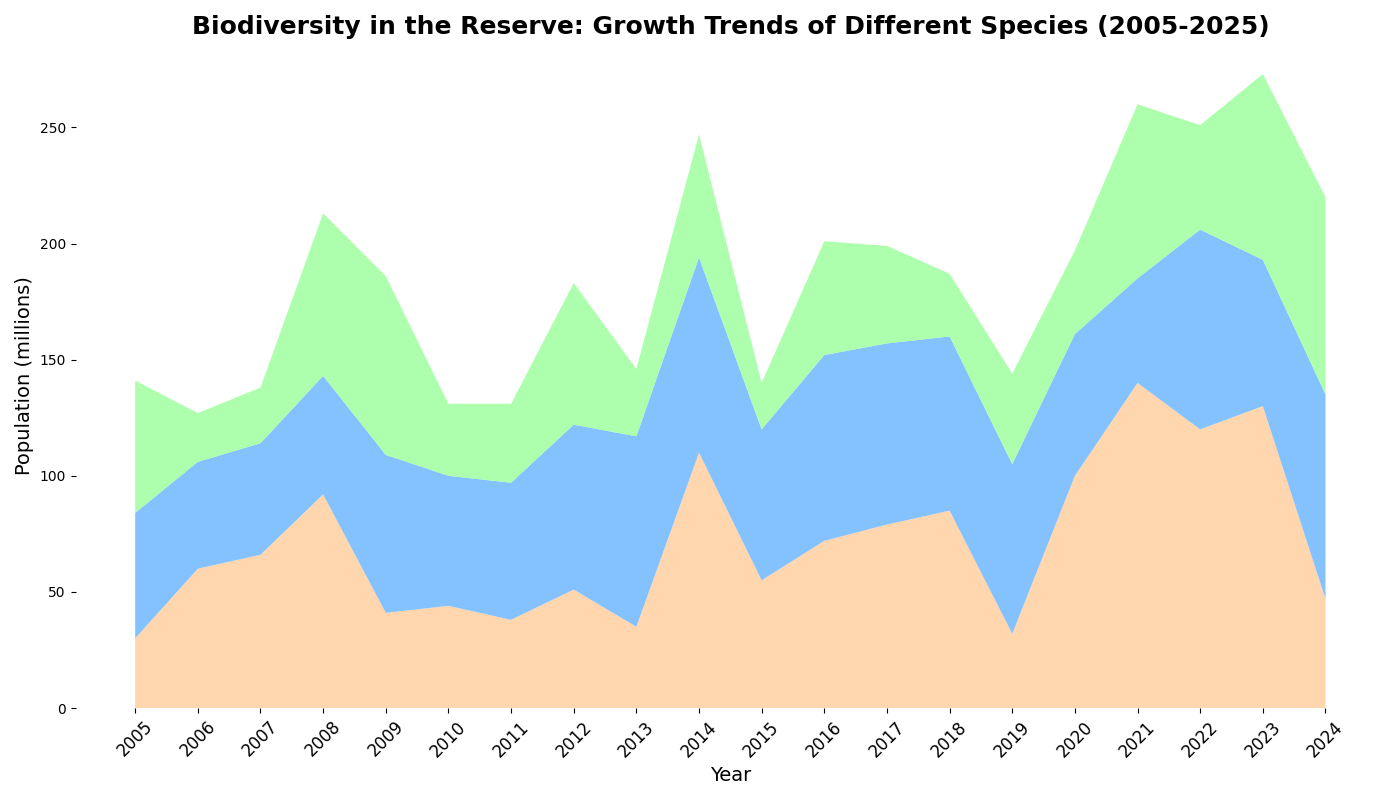

Write the Python code that produced this figure.
import matplotlib.pyplot as plt
import numpy as np

years = np.arange(2005, 2025)
species_a_shuffled = np.array([30, 60, 66, 92, 41, 44, 38, 51, 35, 110, 55, 72, 79, 85, 32, 100, 140, 120, 130, 47])
species_b_shuffled = np.array([54, 46, 48, 51, 68, 56, 59, 71, 82, 84, 65, 80, 78, 75, 73, 61, 45, 86, 63, 88])
species_c_shuffled = np.array([57, 21, 24, 70, 77, 31, 34, 61, 29, 53, 20, 49, 42, 27, 39, 36, 75, 45, 80, 85])

population_data_shuffled = np.vstack([species_a_shuffled, species_b_shuffled, species_c_shuffled])

fig, ax1 = plt.subplots(figsize=(14, 8))
ax1.stackplot(years, population_data_shuffled, colors=['#ffcc99', '#66b3ff', '#99ff99'], alpha=0.8)

ax1.set_title('Biodiversity in the Reserve: Growth Trends of Different Species (2005-2025)', fontsize=18, fontweight='bold')
ax1.set_xlabel('Year', fontsize=14)
ax1.set_ylabel('Population (millions)', fontsize=14)

ax1.set_xticks(years)
ax1.set_xticklabels(years, rotation=45, fontsize=12)

ax1.spines['top'].set_visible(False)
ax1.spines['right'].set_visible(False)
ax1.spines['left'].set_visible(False)
ax1.spines['bottom'].set_visible(False)

plt.tight_layout()
plt.show()
